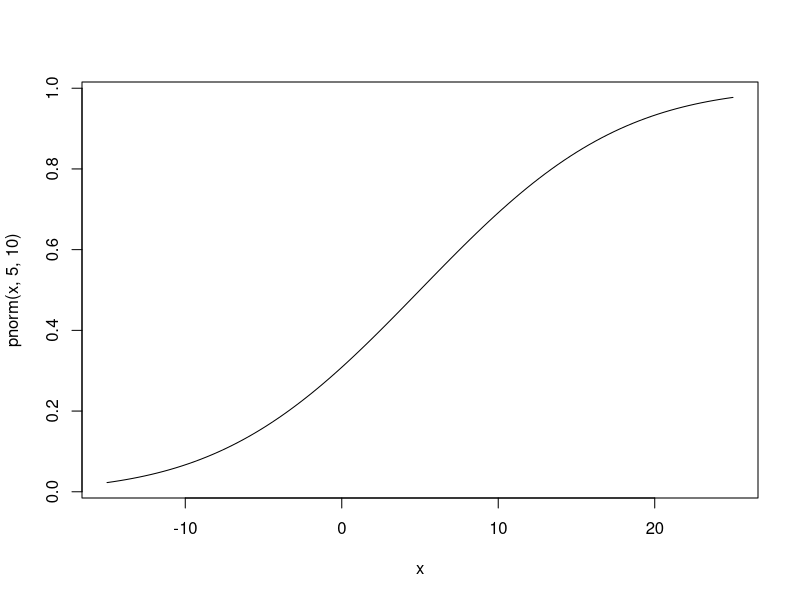

Generate this figure with R: (Note: this script raises an error after producing the figure.)
## ---- chunk 1
#install.packages("Deriv")
library(Deriv)
## ---- chunk 2
#' Compute F(x) for a Gaussian random variable 
#' @param x a vector of values to be evaluated at
#' @param mean the mean of the random variable
#' @param var the variance of the random variable 
#'
#' @return the cumulative distribution function evaluated at all the values of x

x<- c(1,2,3)

pgauss <- function(x,mean=0, var=1){
  
  cum.vector <- vector(length = length(x))
  
  for (i in 1:length(x)) {
    
  cum.vector[i] <- integrate(f=function(x) dnorm(x,0,1), lower= -Inf, upper= x[i])[[1]]
    
  
  }
  
  return(cum.vector)
}

pgauss(x,mean=0,var=1) 

#testing the function to understand how it works
## ---- chunk 3
pgauss(3, mean=1, var=2)

#finding the probability that a Gaussian RV with mean µ = 1 and variance = 2 exceeds 3
## ---- chunk 4
pnorm(q=3,mean=0,sd=1)

# using pnorm to check our prior result using pgauss
## ---- chunk 5
curve(pnorm(x,5,10), from = -15, to= 25)

# plotting a cdf curve for a Gaussian RV with mean=5 and var=100
## ---- chunk 6
#' Compute the quantile function for a Gaussian random variable 
#' @param q a vector of values to be evaluated at
#' @param mean the mean of the random variable
#' @param var the variance of the random variable 
#'
#' @return the cumulative distribution function evaluated at all the values of x

qgauss <- function(q, mean=0, var=1){
  
  quant.vector <- vector(length = length(q))
  
  for (i in 1: length(q)){
    f <- function(x) pgauss(x, mean,var) - q[i]
     quant.vector[i] <- uniroot(f, c(mean-3*sqrt(var), mean+3*sqrt(var)))[[1]]
    
  }
    
 return(quant.vector) 
}

qgauss(.25,mean=0,var=1)

#testing qguass to better understand the function
## ---- chunk 7
qgauss(0.25, mean = 5, var = 100)

# finding the 0.25 quantile of a GRV with mean=5 and var=100

qnorm(0.25,mean=5,sd=10)

# checking the previous answer with qnorm
## ---- chunk 8
#' Compute the log-likelihood function for a Gaussian random variable 
#' @param mean the mean of the random variable
#' @param var the variance of the random variable
#' @param data a vector of values to be evaluated at
#'
#' @return the cumulative distribution function evaluated at all the values of x

data <- c(1,2,3)

gaussian.ll <- function(mean,var,data){
  
     n <- length(data)
    
    sum.data <- sum((data-mean)^2)
    
    ll <- -(n/2)*log(2*pi*var)-(1/(2*var))*(sum.data)
    
  return(ll)
}

gaussian.ll(data=c(1,2,3), mean=0, var=1)

#testing guassian.11 to better understand the function
## ---- chunk 9
gaussian.ll.v <- Vectorize(gaussian.ll, vectorize.args = 'mean')

# vectorizing the mean argument
## ---- chunk 10
set.seed(1)

x <- rnorm(100, mean = 0, sd = 1)

# creating a random sample of 100 from a Gaussian distribution

curve(gaussian.ll.v(mean,1,x), from = -5, to = 5, xname= 'mean')
abline(v=0.1088874, lty =3)

# plot of the log-likelihood function
## ---- chunk 11
optimize(gaussian.ll.v,var=1, data= x, interval=c(-5,5),maximum = TRUE)

# finding the value of the mean that maximizes the log-liklihood function
## ---- chunk 12
mean(x)

# computing the mean of x
